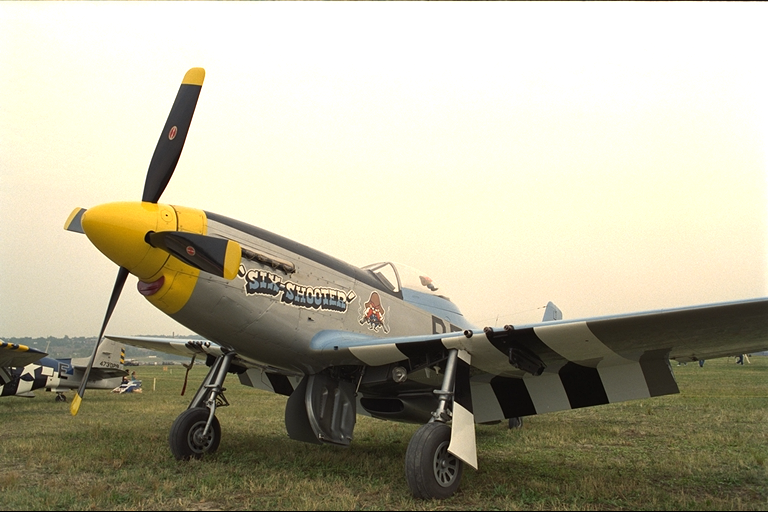
#> input picture 13传统图像分割/kodim20.png, 768 x 512 px
$ jupyter execute '13.4图割分割.ipynb'
#> lines starting #> are read from the running program, lines starting #| are printed output that depends on the picture
[cell 1]
import cv2
import numpy as np
import matplotlib.pyplot as plt

plt.rcParams["font.family"] = ["SimHei"]
plt.rcParams["axes.unicode_minus"] = False

# 读取图像（和.ipynb同目录，文件名完全一致）
img = cv2.imread("kodim20.png")
#> img is the input picture: shape (512, 768, 3); mean B, G, R 154.7, 176.3, 180.5

img_copy = img.copy()
h, w = img.shape[:2]
#> h = 512; w = 768

# 初始化掩模（必须创建）
mask = np.zeros(img.shape[:2], np.uint8)

# 定义前景背景模型（内部使用，固定格式）
bgdModel = np.zeros((1, 65), np.float64)
fgdModel = np.zeros((1, 65), np.float64)

# 手动框选目标区域（根据图像内容调整，示例为居中框选）
rect = (50, 50, w - 100, h - 100)
#> rect = (50, 50, 668, 412)

# 执行图割分割（GrabCut 基于图割实现）
cv2.grabCut(img, mask, rect, bgdModel, fgdModel, 5, cv2.GC_INIT_WITH_RECT)

# 生成分割结果
mask2 = np.where((mask == 2) | (mask == 0), 0, 1).astype("uint8")
result = img * mask2[:, :, np.newaxis]
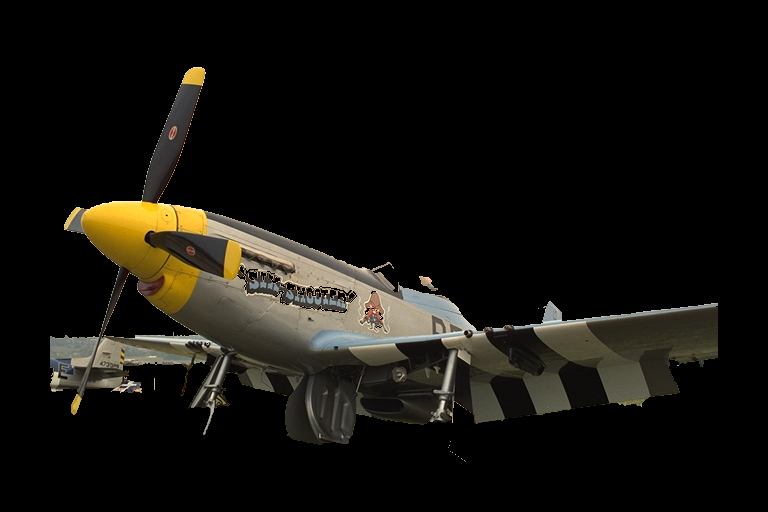
#> result: shape (512, 768, 3); mean B, G, R 13.9, 18.5, 20.3

# 结果可视化
plt.figure(figsize=(12, 6))
plt.subplot(121), plt.imshow(cv2.cvtColor(img, cv2.COLOR_BGR2RGB)), plt.title("原图")
plt.subplot(122), plt.imshow(cv2.cvtColor(result, cv2.COLOR_BGR2RGB)), plt.title("图割分割结果")
plt.show()
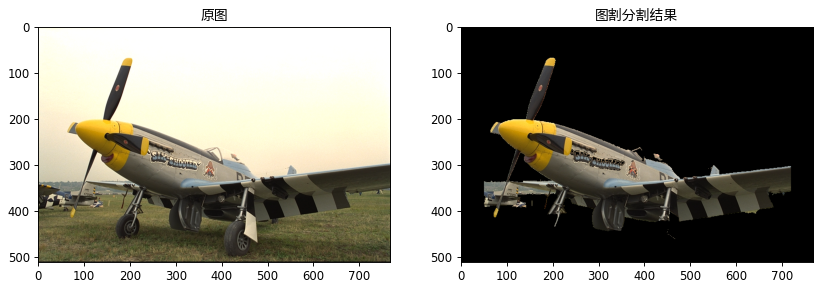
#> figure drawn by matplotlib, 2 panels

$ run again, with 13传统图像分割/kodim01.png copied over 13传统图像分割/kodim20.png
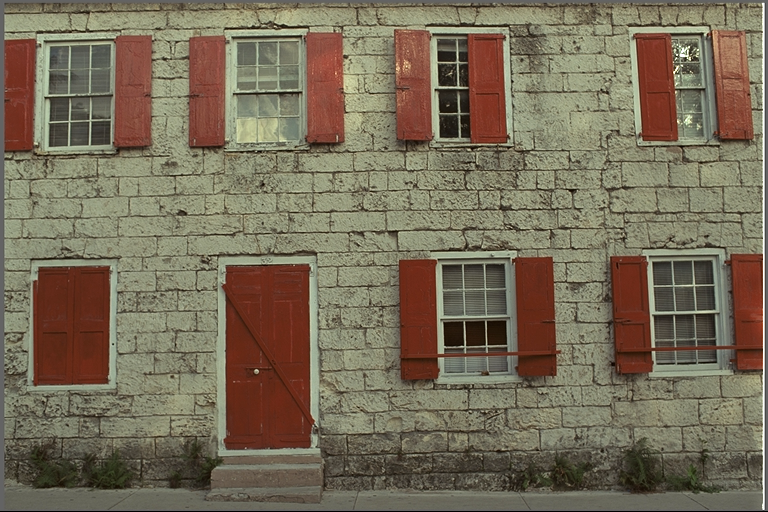
#> input picture 13传统图像分割/kodim01.png, 768 x 512 px
#> img is the input picture: shape (512, 768, 3); mean B, G, R 88.4, 108.7, 119.8
#> `result = img * mask2[:, :, np.newaxis]`:
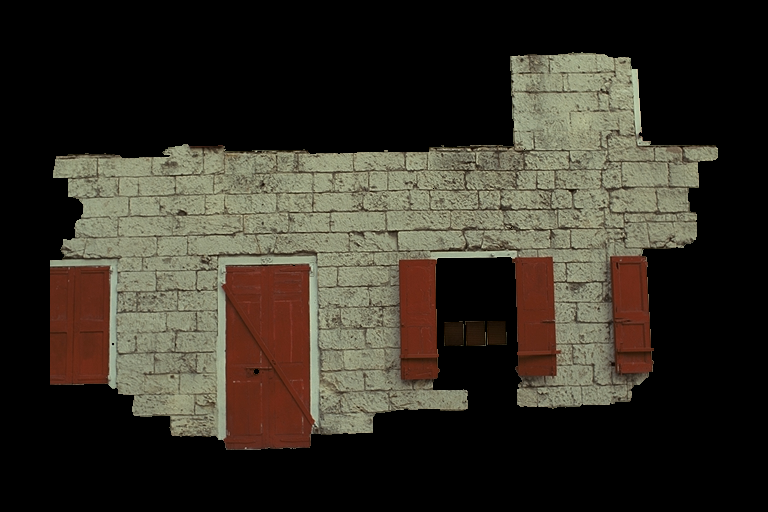
#> result: shape (512, 768, 3); mean B, G, R 37.8, 47.3, 52.3
#> `plt.show()`:
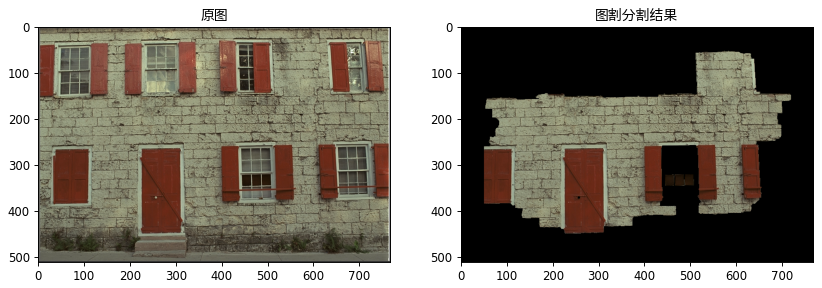
#> figure drawn by matplotlib, 2 panels
